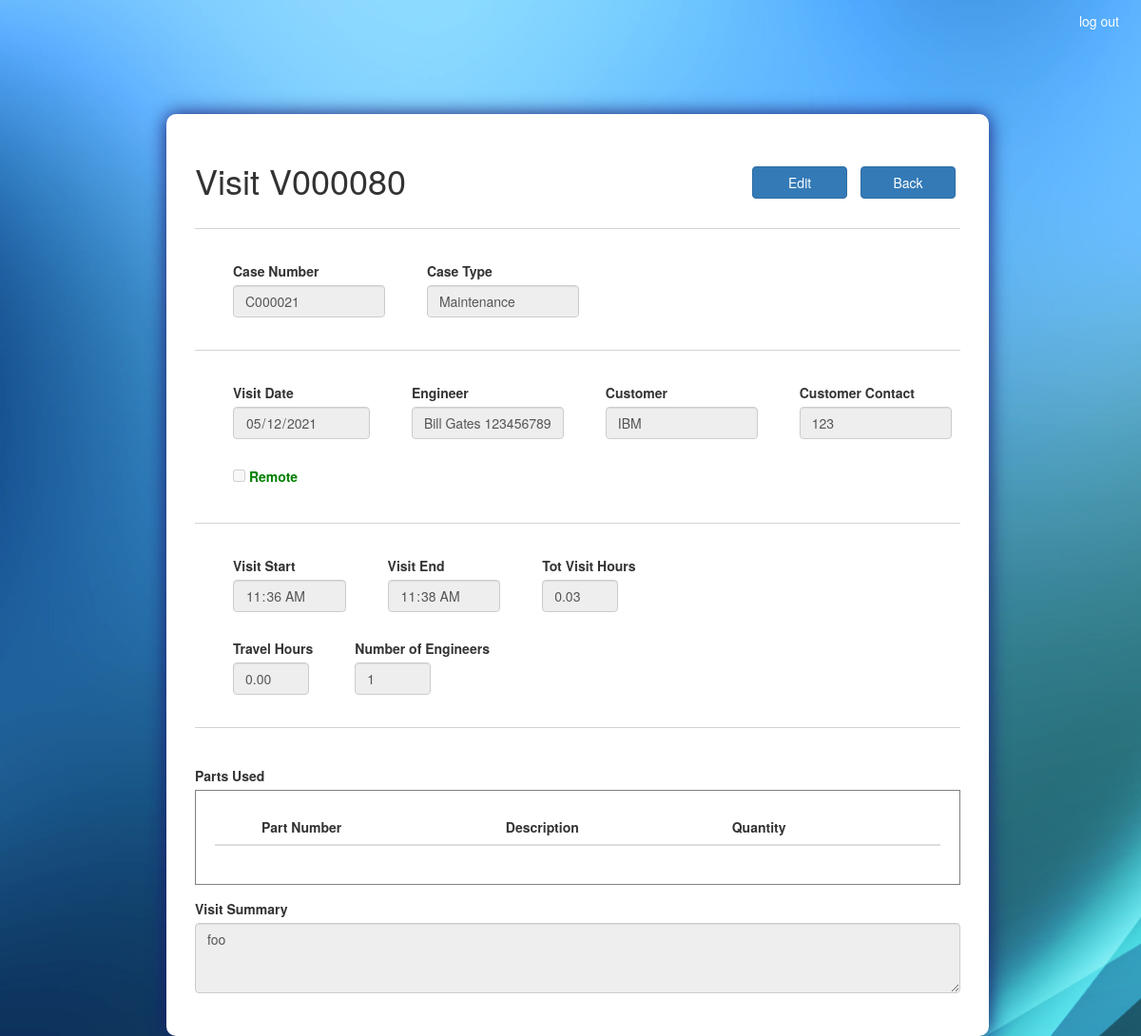
Page /visit/V000080/ (signed in) on the earlier database version.
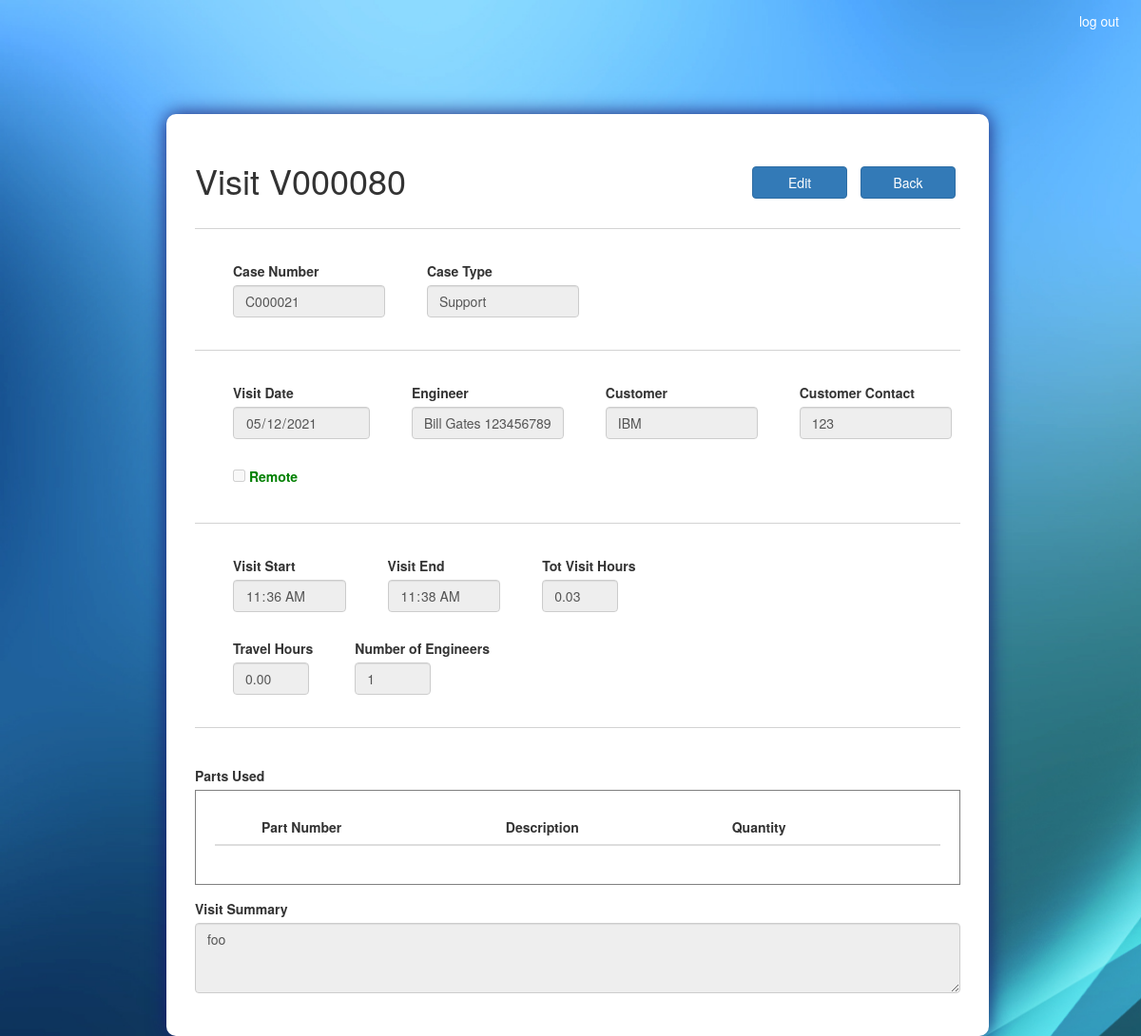
Same page on the later database version.
### ASISupport_app/models.py (models this page shows, shortened)
class Case(models.Model):
	TYPES = (
		('Support', 'Support'),
		('Training', 'Training'),
		('Maintenance', 'Maintenance'),
		('installation','Installation')
	)
	STATUSES = (
		('Open', 'Open'),
		('Resolved', 'Resolved'),
		('Closed', 'Closed'),
		('On Hold','On Hold'),
		('Cancelled','Cancelled')
	)
	case_num 				= models.CharField(max_length=100, primary_key=True)
	case_type 				= models.CharField(max_length=100, choices=TYPES)
	status 					= models.CharField(max_length=100, choices=STATUSES)
	create_date 			= models.DateTimeField(default=timezone.now)
	target_date 			= models.DateField()
	actual_date 			= models.DateField(blank=True, null=True)
	case_manager 			= models.ForeignKey(Employee, on_delete=models.CASCADE)
	machine_down 			= models.BooleanField(default=False)
	customer 				= models.ForeignKey(Customer, on_delete=models.CASCADE)
	customer_contact 		= models.CharField(max_length=100)
	case_description 		= models.TextField()
	cancellation_reason 	= models.TextField(blank=True, null=True)
	on_hold_reason 			= models.TextField(blank=True, null=True)
	def __str__(self):
		return self.case_num

class Customer(models.Model):
	customer_name 			= models.CharField(max_length=100, primary_key=True)
	def __str__(self):
		return self.customer_name

### ASISupport_app/views.py (the view, shortened to what this page needs)
# urls.py: path('visit/<id>/', views.visit_view, name = 'view_visit'),
@login_required(login_url='/accounts/login/')
def visit_view(request, id):
	state = 'view'
	visit = Visit.objects.get(visit_num=id)
	employees = Employee.objects.all()
	if request.method == 'POST' and 'back_btn' in request.POST:
		return redirect('ASISupport_app:view_case', id=visit.case_num)
	visit.sum_visit_hours()
	case = Case.objects.get(case_num=visit.case_num)
	visit_parts_lst = VisitParts.objects.filter(visit_num=id)
	visit_part_pn_lst = [vp.part_pn for vp in visit_parts_lst]
	parts_in_visit = Parts.objects.filter(part_pn__in=visit_part_pn_lst)
	part_description_dict = {VisitParts.objects.get(visit_num=id, part_pn=part.part_pn):part.part_description for part in parts_in_visit}
	parts = Parts.objects.all()
	parts_dict = {part.part_pn:part.part_description for part in parts}
	''' roles '''
	groups = list(request.user.groups.values_list('name',flat = True))
	''' restrict permits '''
	permit_edit = ('Manager' in groups) or ('Support' in groups and case.status not in ['Resolved','Closed','Cancelled'])
	edit = False
	permit_visit_date = False
	permit_engineer = False
	permit_customer_contact = False
	permit_remote = False
	permit_visit_start = False
	permit_visit_end = False
	permit_travel_hours = False
	permit_num_of_engineers = False
	permit_visit_summary = False
	permit_parts_add = False
	permit_parts_delete = False
	return render(request, 'ASISupport_app/visit.html', locals())

### ASISupport_app/models.py (called while the page is built)
	def __str__(self):
		return f'{self.first_name} {self.last_name} {self.employee_id}'

	def sum_visit_hours(self):
		self.tot_visit_hours = (datetime.strptime(str(self.visit_end), '%H:%M:%S') - datetime.strptime(str(self.visit_start), '%H:%M:%S')).seconds / 3600

### templates/ASISupport_app/visit.html (shortened to what the changed rows need)
<!DOCTYPE html>
{% extends "ASISupport_app/base.html" %}
{% load static %}
{% block head_block %}
	<link rel="stylesheet" type="text/css" href="{% static 'css/visit.css' %}">
{% endblock %}
{% block body_block %}
	<section class="col-sm-1 col-sm-10 col-sm-1">
		{% if state == 'view' %}
			<form class="form-container" action="{% url 'ASISupport_app:view_visit' visit.visit_num %}" method="POST" autocomplete="off">
				<div>
					<h1 class="inline_it">Visit {{ visit.visit_num }}</h1>
					<div class="action_btn">
						{% if permit_edit and not edit %}
							<button type="submit" name="edit_btn" class="btn btn-primary">Edit</button>
						{% endif %}
						<button type="submit" name="back_btn" class="btn btn-primary" formnovalidate>Back</button>
					</div>
				</div>
				<hr class="solid">
				<div>
					<div class="inline_it inline_spacing">
						<div>
							<label for="case_num">Case Number</label>
						</div>
							<input class="form-control text_bar" id="case_num" type="text" value="{{ visit.case_num }}" readonly>
					</div>
					<div class="inline_it inline_spacing">
						<div>
							<label for="case_type">Case Type</label>
						</div>
							<input class="form-control text_bar" id="case_type" type="text" value="{{ case.case_type }}" readonly>
					</div>
				</div>
				<hr class="solid">
				<div class="inline_it inline_spacing">
					<div>
						<label for="visit_date">Visit Date</label>
					</div>
					<input class="form-control datepicker" id="visit_date" type="date" value="{{ visit.visit_date|date:'Y-m-d' }}" {% if permit_visit_date %} name="visit_date" {% else %} readonly {% endif %} required>
				</div>
				<div class="inline_it inline_spacing">
					<div>
						<label for="Engineer">Engineer</label>
					</div>
					{% if not permit_engineer %}
						<input class="form-control text_bar" type="text" value="{{ visit.engineer }}" readonly>
					{% endif %}
				</div>
				<div class="inline_it inline_spacing">
					<div>
						<label for="customer">Customer</label>
					</div>
						<input class="form-control text_bar" id="customer" type="text" value="{{ case.customer }}" readonly>
				</div>
				<div class="inline_it inline_spacing">
					<div>
						<label for="customer_contact">Customer Contact</label>
					</div>
						<input class="form-control text_bar" id="customer_contact" type="text" value="{{ visit.customer_contact }}" {% if permit_customer_contact %} name="customer_contact" {% else %} readonly {% endif %} required>
				</div>
				<div class="inline_it inline_spacing remote_cb">
					<input type="checkbox" id="remote" {% if visit.remote %} checked {% endif %} {% if permit_remote %} name="remote" {% else %} disabled {% endif %}>
					<label for="remote">Remote</label>
				</div>
				<hr class="solid">
				<div>
					<div class="inline_it inline_spacing">
						<div>
							<label for="visit_start">Visit Start</label>
						</div>
						<input class="form-control datepicker" id="visit_start" type="time" value="{{ visit.visit_start|time:'H:i' }}" {% if permit_visit_start %} name="visit_start" onchange="calculateTime()" {% else %} readonly {% endif %} required>
					</div>
					<div class="inline_it inline_spacing">
						<div>
							<label for="visit_end">Visit End</label>
						</div>
						<input class="form-control datepicker" id="visit_end" type="time" value="{{ visit.visit_end|time:'H:i' }}" {% if permit_visit_end %} name="visit_end" onchange="calculateTime()" {% else %} readonly {% endif %} required>
					</div>
					<div class="inline_it inline_spacing">
						<div>
							<label for="visit_hours">Tot Visit Hours</label>
						</div>
						<input class="form-control int_bar" id="visit_hours" type="text" value="{{ visit.tot_visit_hours|floatformat:2 }}" disabled>
					</div>
				</div>
				<div>
					<div class="inline_it inline_spacing">
						<div>
							<label for="travel_hours">Travel Hours</label>
						</div>
						<input class="form-control int_bar" id="travel_hours" type="text" value="{{ visit.travel_hours|floatformat:2 }}" {% if permit_travel_hours %} name="travel_hours" {% else %} readonly {% endif %} required>
					</div>
					<div class="inline_it inline_spacing">
						<div>
							<label for="num_of_engineers">Number of Engineers</label>
						</div>
						<input class="form-control int_bar" id="num_of_engineers" type="text" value="{{ visit.num_of_engineers }}" {% if permit_num_of_engineers %} name="num_of_engineers" {% else %} readonly {% endif %} required>
					</div>
				</div>
				<hr class="solid">
				<div class="spacing">
					<label>Parts Used</label>
					<div class="parts_lst">
						<table class="table table-hover" id="parts_used_tbl">
							<thead>
								<tr>
									<th scope="col"></th>
									<th scope="col">Part Number</th>
						    		<th scope="col">Description</th>
						    		<th scope="col">Quantity</th>
						    		<th scope="col"></th>
						    	</tr>
							</thead>
						</table>
					</div>
				</div>
				<div class="form-group description_bar">
					<label for="visit_summary">Visit Summary</label>
					<textarea class="form-control" id="visit_summary" rows="3" {% if permit_visit_summary %} name="visit_summary" {% else %} readonly {% endif %} required>{{ visit.visit_summary }}</textarea>
				</div>
			</form>
		{% endif %}
	</section>
{% endblock %}

Differences in the rows shown:
changed Case "IBM": case_type "Maintenance" → "Support"
